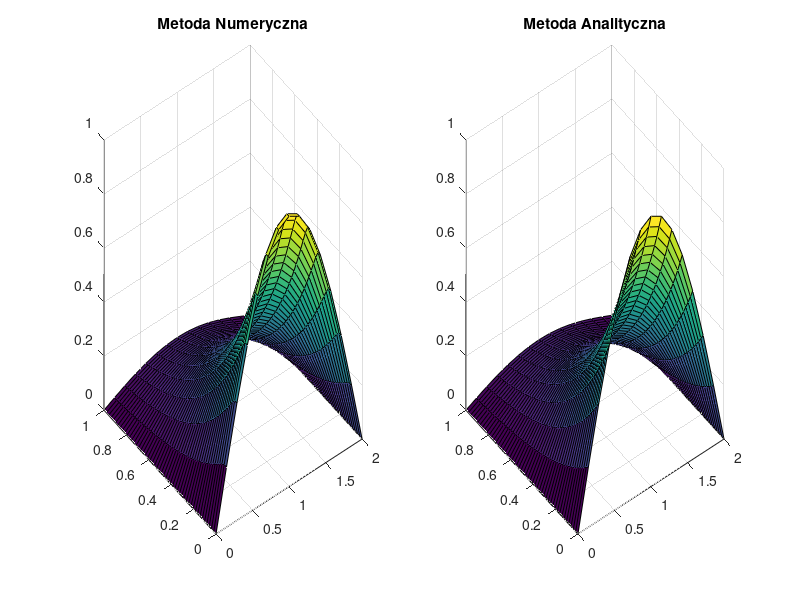

This figure's MATLAB source:
clc,clear all
tic
%rozwi�zanie analityczne
G = @(x,t) sin(pi.*x./2).*exp(-(pi.^2).*t./4);

%przedzia� omega
xa=0;
xb=2;
yc=0;
yd=1;

%warunki brzegowe
u1 = @(x) 0;
u2 = @(x) 0;
u3 = @(x,t) sin(pi*x/2);

licznik=0;
%siatka
m=15;
D=1;
deltax=(xb-xa)/(m-1);
x=[xa:deltax:xb];         %przedzia� przestrzenny
deltat=(deltax^2)/D; 
n_end=floor(yd/deltat)+1;
t=[0:deltat:1];           %przedzia� czasowy
theta = 1/2 - deltax^2 / (12 * D * deltat);

%macierz
psi=zeros(n_end,length(x)); %utworzenie pustej macierzy

%dodanie warunku pocz�tkowego
psi(1,:) = u3(x);
psi(:,1) = u1(t);
psi(:,m) = u2(t);

% Skopiowanie warunku początkowego na drugi poziom
psi(2,:) = psi(1,:);
F = diag(eye(m-2));
alfa = D * deltat / deltax^2;
A1 = eye(m-2) .* (2*alfa + 1 + theta);
A2 = diag(eye(m-3)) * -alfa;
A = A1 + diag(A2,-1) + diag(A2, 1);

for n=3:n_end
  F = (1+2*theta) * psi(n-1,2:m-1) - theta * psi(n-2, 2:m-1);
  F(1) = F(1) + alfa * psi(n, 1);
  F(m-2) = F(m-2) + alfa * psi(n, m);
  psi(n,2:m-1) = linsolve(A,F');
  licznik = licznik+1;
end

[X,T] = meshgrid(x,t);
subplot(1,2,1)
surf(X,T,psi)
title('Metoda Numeryczna')
subplot(1,2,2)
surf(X,T,(G(X,T)))
title('Metoda Analityczna')
Error=max(max(abs(psi-G(X,T))));
licznik
toc
